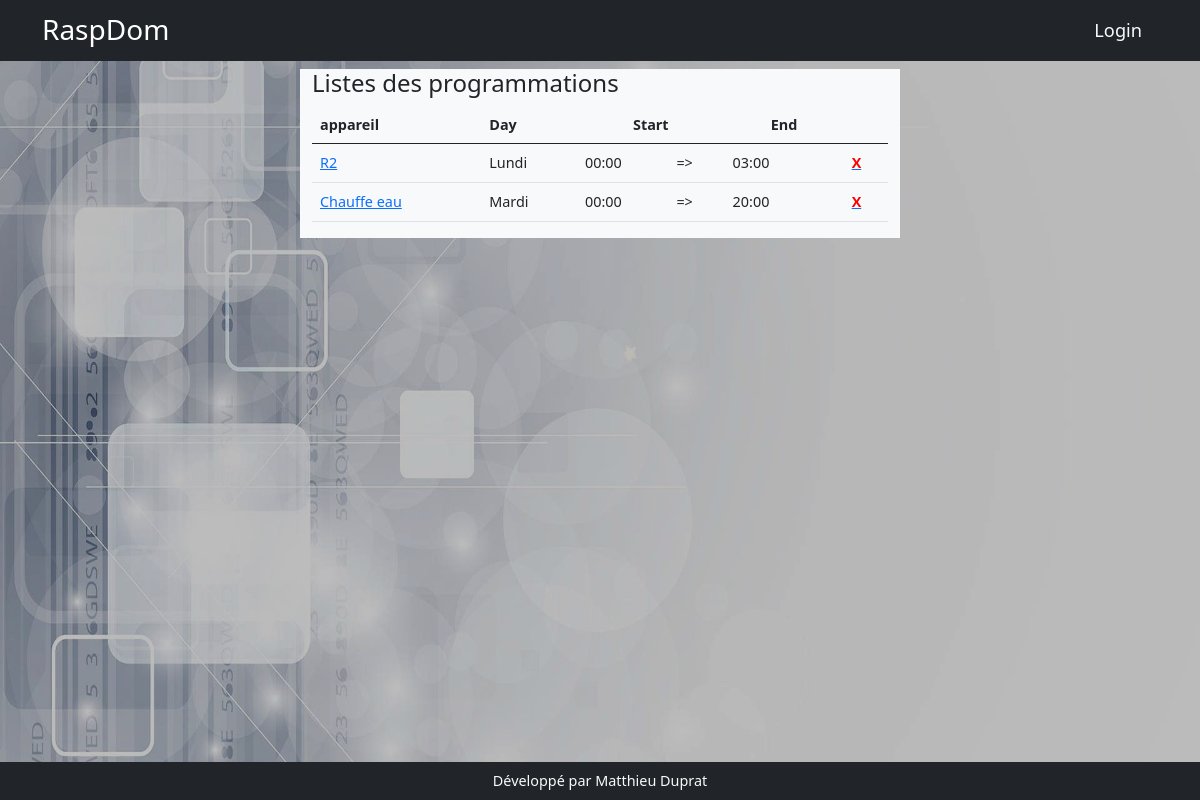
Page /programmations on the earlier database version.
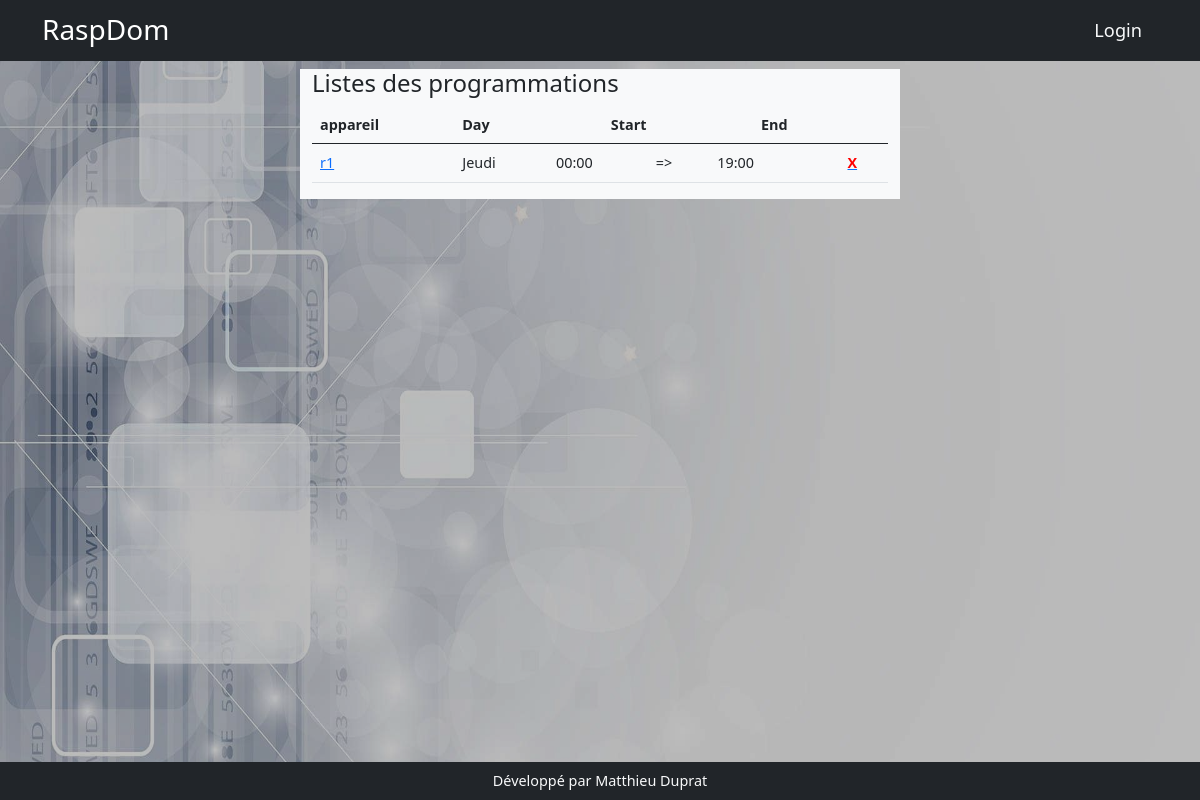
Same page on the later database version.
### models.py (models this page shows, shortened)
class Programmation(db.Model):
    id = db.Column(db.Integer, primary_key=True)
    start = db.Column(db.Integer)
    start_min = db.Column(db.Integer)
    end = db.Column(db.Integer)
    end_min = db.Column(db.Integer)
    day = db.Column(db.Integer)
    appareil = db.Column(db.Integer, db.ForeignKey('appareil.id'), nullable=True)

class Appareil(db.Model):
    id = db.Column(db.Integer, primary_key=True)
    nom = db.Column(db.String(200))
    description = db.Column(db.String(200))
    categorieappareil = db.Column(db.String(200), nullable=True)
    sortie = db.Column(db.String(200), nullable=True)
    image = db.Column(db.String(200), nullable=True)
    gpios = db.relationship('Gpio', backref='appareil', lazy=True)
    order_gpio = db.Column(db.String(200))
    nbre_gpio = db.Column(db.Integer)
    programmations = db.relationship('Programmation', backref='appareil_programmation', lazy=True)
    mode_de_marche = db.relationship('ModeDeMarche',  uselist=False,  backref='appareil_mode_de_marche', lazy=True)
    auto = db.relationship('Auto', uselist=False, backref='appareil_auto', lazy=True)
    sonde_id = db.Column(db.Integer, db.ForeignKey('sonde.id'))
    sonde = db.relationship('Sonde', uselist=False, backref='appareil_sonde', lazy=True)
    manuel = db.relationship('Manuel', uselist=False, backref='appareil_ordre', lazy=True)
    label = db.Column(db.String(250))
    sonde_actived = db.Column(db.Boolean,default=False, nullable=False)
    mf = db.relationship('Mf',  cascade="delete",uselist=False, backref='app_mf', lazy=True)

### app.py (the view)
@app.route('/programmations')
def liste_programmations():
    programmations = Programmation.query.order_by('appareil', 'day').all()
    return render_template('programmation/programmations.html', programmations=programmations)

### templates/programmation/programmations.html
{% extends 'base.html' %}
{% set days = ['Lundi','Mardi','Mercredi','Jeudi','Vendredi','Samedi','Dimanche'] %}
{% block content %}
<div class="row">
    <div class="col-md-6 mx-auto  bg-light">
        <h4>Listes des programmations</h4>
        <table class="table">
            <thead>
                <tr>
                    <th>appareil</th>
                    <th>Day</th>
                    <th colspan="2" class="text-center">Start</th>
                    <th colspan="2" class="text-center">End</th>
                    <th></th>
                </tr>
            </thead>
            <tbody>{% for programmation in programmations %}
                <tr>
                    <td><a href="{{url_for('edit_programmation', programmation_id=programmation.id)}}">{{programmation.appareil_programmation.nom}}</a></td>
                    <td>{{ days[programmation.day-1]}}</td>
                    <td>{{'%02d' % programmation.start}}:{{'%02d' % programmation.start_min}}</td>
                    <td> =></td>
                    <td>{{'%02d' % programmation.end}}:{{'%02d' % programmation.end_min}}</td>
                    <td></td>
                    <td><a href="{{url_for('delete_programmation', programmation_id=programmation.id)}}"><b style="color:red">X</b></a></td>
                </tr>{% endfor %}
            </tbody>
        </table>
    </div>
</div>
{% endblock %}

Differences in the rows shown:
removed Programmation: appareil_programmation.nom "R2", day "Lundi", start "00", start_min "00", end "03", end_min "00"
changed Programmation: appareil_programmation.nom "Chauffe eau" → "r1"; day "Mardi" → "Jeudi"; end "20" → "19"
